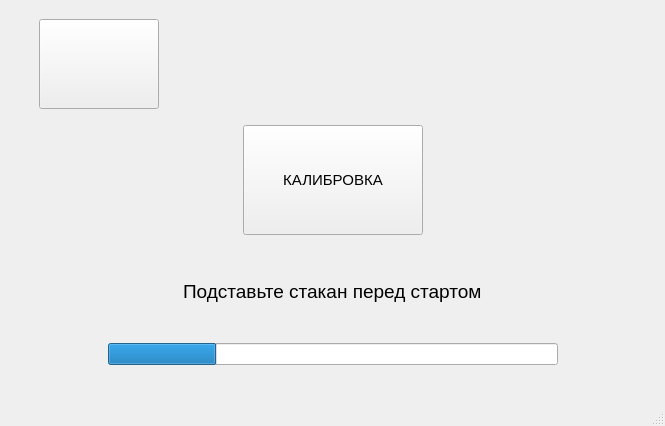
<?xml version="1.0" encoding="UTF-8"?>
<ui version="4.0">
 <class>MainWindow</class>
 <widget class="QMainWindow" name="MainWindow">
  <property name="geometry">
   <rect>
    <x>0</x>
    <y>0</y>
    <width>665</width>
    <height>426</height>
   </rect>
  </property>
  <property name="minimumSize">
   <size>
    <width>480</width>
    <height>320</height>
   </size>
  </property>
  <property name="windowTitle">
   <string>MainWindow</string>
  </property>
  <widget class="QWidget" name="centralwidget">
   <layout class="QHBoxLayout" name="horizontalLayout_5">
    <item>
     <spacer name="horizontalSpacer_5">
      <property name="orientation">
       <enum>Qt::Horizontal</enum>
      </property>
      <property name="sizeType">
       <enum>QSizePolicy::Minimum</enum>
      </property>
      <property name="sizeHint" stdset="0">
       <size>
        <width>30</width>
        <height>20</height>
       </size>
      </property>
     </spacer>
    </item>
    <item>
     <layout class="QVBoxLayout" name="verticalLayout">
      <item>
       <layout class="QHBoxLayout" name="horizontalLayout">
        <item>
         <widget class="QPushButton" name="button_menu">
          <property name="minimumSize">
           <size>
            <width>120</width>
            <height>90</height>
           </size>
          </property>
          <property name="maximumSize">
           <size>
            <width>85</width>
            <height>70</height>
           </size>
          </property>
          <property name="font">
           <font>
            <pointsize>11</pointsize>
           </font>
          </property>
          <property name="text">
           <string/>
          </property>
          <property name="autoRepeatInterval">
           <number>100</number>
          </property>
         </widget>
        </item>
        <item>
         <spacer name="horizontalSpacer_7">
          <property name="orientation">
           <enum>Qt::Horizontal</enum>
          </property>
          <property name="sizeType">
           <enum>QSizePolicy::Expanding</enum>
          </property>
          <property name="sizeHint" stdset="0">
           <size>
            <width>20</width>
            <height>20</height>
           </size>
          </property>
         </spacer>
        </item>
       </layout>
      </item>
      <item>
       <layout class="QHBoxLayout" name="horizontalLayout_4">
        <item>
         <spacer name="horizontalSpacer">
          <property name="orientation">
           <enum>Qt::Horizontal</enum>
          </property>
          <property name="sizeHint" stdset="0">
           <size>
            <width>40</width>
            <height>20</height>
           </size>
          </property>
         </spacer>
        </item>
        <item>
         <widget class="QPushButton" name="button_calibr">
          <property name="minimumSize">
           <size>
            <width>180</width>
            <height>110</height>
           </size>
          </property>
          <property name="maximumSize">
           <size>
            <width>85</width>
            <height>70</height>
           </size>
          </property>
          <property name="font">
           <font>
            <pointsize>11</pointsize>
           </font>
          </property>
          <property name="text">
           <string>КАЛИБРОВКА</string>
          </property>
          <property name="autoRepeatInterval">
           <number>100</number>
          </property>
         </widget>
        </item>
        <item>
         <spacer name="horizontalSpacer_2">
          <property name="orientation">
           <enum>Qt::Horizontal</enum>
          </property>
          <property name="sizeHint" stdset="0">
           <size>
            <width>40</width>
            <height>20</height>
           </size>
          </property>
         </spacer>
        </item>
       </layout>
      </item>
      <item>
       <spacer name="verticalSpacer_2">
        <property name="orientation">
         <enum>Qt::Vertical</enum>
        </property>
        <property name="sizeType">
         <enum>QSizePolicy::Minimum</enum>
        </property>
        <property name="sizeHint" stdset="0">
         <size>
          <width>20</width>
          <height>30</height>
         </size>
        </property>
       </spacer>
      </item>
      <item>
       <layout class="QHBoxLayout" name="horizontalLayout_3">
        <item>
         <spacer name="horizontalSpacer_8">
          <property name="orientation">
           <enum>Qt::Horizontal</enum>
          </property>
          <property name="sizeHint" stdset="0">
           <size>
            <width>40</width>
            <height>20</height>
           </size>
          </property>
         </spacer>
        </item>
        <item>
         <widget class="QLabel" name="label">
          <property name="font">
           <font>
            <pointsize>14</pointsize>
           </font>
          </property>
          <property name="text">
           <string>Подставьте стакан перед стартом</string>
          </property>
         </widget>
        </item>
        <item>
         <spacer name="horizontalSpacer_9">
          <property name="orientation">
           <enum>Qt::Horizontal</enum>
          </property>
          <property name="sizeHint" stdset="0">
           <size>
            <width>40</width>
            <height>20</height>
           </size>
          </property>
         </spacer>
        </item>
       </layout>
      </item>
      <item>
       <spacer name="verticalSpacer_3">
        <property name="orientation">
         <enum>Qt::Vertical</enum>
        </property>
        <property name="sizeType">
         <enum>QSizePolicy::Minimum</enum>
        </property>
        <property name="sizeHint" stdset="0">
         <size>
          <width>20</width>
          <height>5</height>
         </size>
        </property>
       </spacer>
      </item>
      <item>
       <layout class="QHBoxLayout" name="horizontalLayout_2">
        <item>
         <spacer name="horizontalSpacer_3">
          <property name="orientation">
           <enum>Qt::Horizontal</enum>
          </property>
          <property name="sizeHint" stdset="0">
           <size>
            <width>40</width>
            <height>20</height>
           </size>
          </property>
         </spacer>
        </item>
        <item>
         <widget class="QProgressBar" name="myprogressBar">
          <property name="minimumSize">
           <size>
            <width>450</width>
            <height>0</height>
           </size>
          </property>
          <property name="value">
           <number>24</number>
          </property>
          <property name="textVisible">
           <bool>false</bool>
          </property>
         </widget>
        </item>
        <item>
         <spacer name="horizontalSpacer_4">
          <property name="orientation">
           <enum>Qt::Horizontal</enum>
          </property>
          <property name="sizeHint" stdset="0">
           <size>
            <width>40</width>
            <height>20</height>
           </size>
          </property>
         </spacer>
        </item>
       </layout>
      </item>
      <item>
       <spacer name="verticalSpacer">
        <property name="orientation">
         <enum>Qt::Vertical</enum>
        </property>
        <property name="sizeType">
         <enum>QSizePolicy::Minimum</enum>
        </property>
        <property name="sizeHint" stdset="0">
         <size>
          <width>20</width>
          <height>30</height>
         </size>
        </property>
       </spacer>
      </item>
     </layout>
    </item>
    <item>
     <spacer name="horizontalSpacer_6">
      <property name="orientation">
       <enum>Qt::Horizontal</enum>
      </property>
      <property name="sizeType">
       <enum>QSizePolicy::Minimum</enum>
      </property>
      <property name="sizeHint" stdset="0">
       <size>
        <width>30</width>
        <height>20</height>
       </size>
      </property>
     </spacer>
    </item>
   </layout>
  </widget>
  <widget class="QMenuBar" name="menubar">
   <property name="geometry">
    <rect>
     <x>0</x>
     <y>0</y>
     <width>665</width>
     <height>26</height>
    </rect>
   </property>
  </widget>
  <widget class="QStatusBar" name="statusbar"/>
 </widget>
 <resources/>
 <connections/>
</ui>
